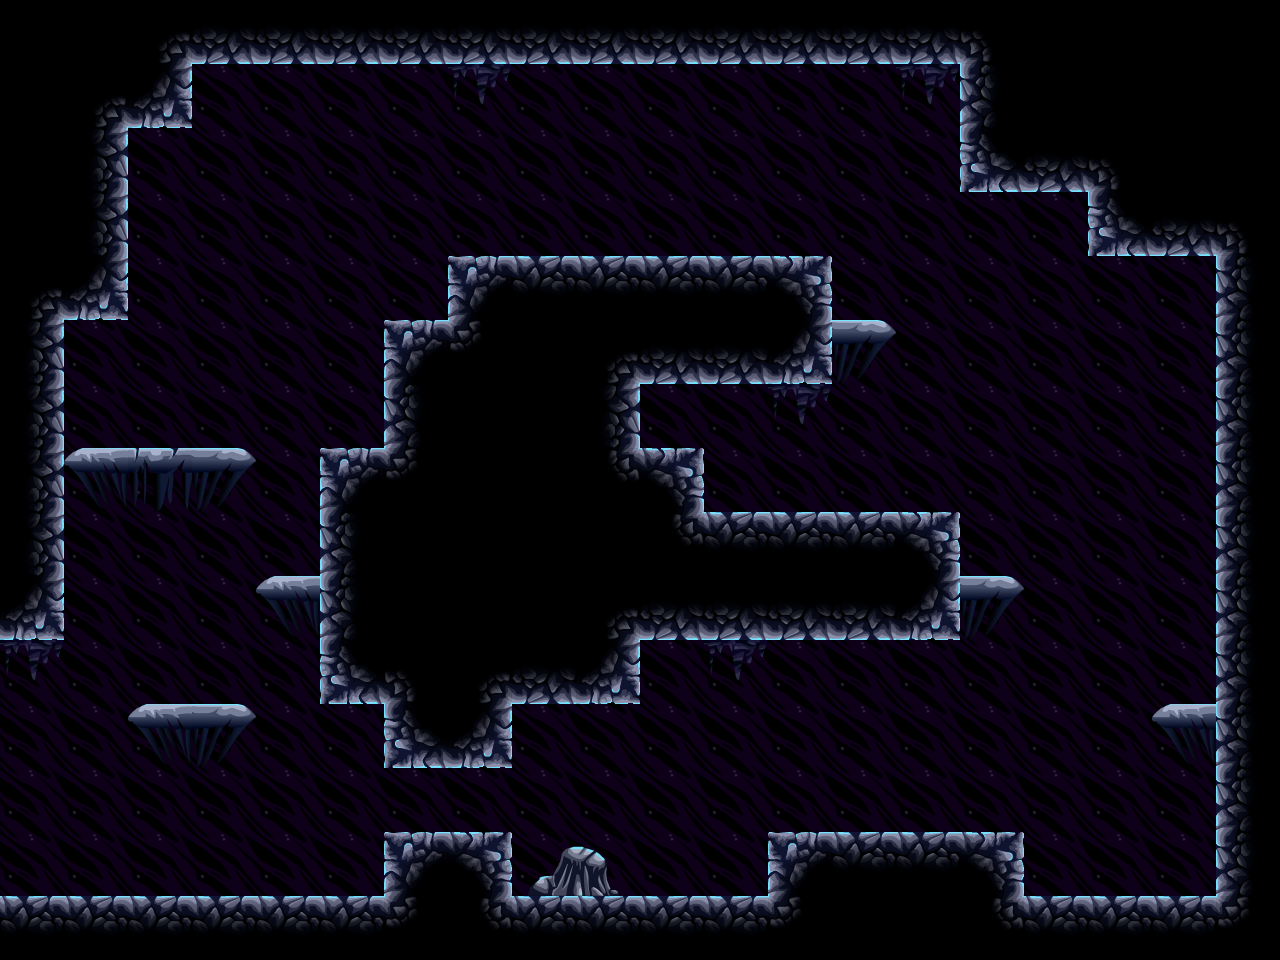

A 2D game scene composited from a Tiled map and its tileset images. What follows is a short description and the map's XML, with each tile layer's data collapsed to a summary:
An orthogonal 20x15 tile map with 64x64 px tiles, 3 tile layers (Background, bg2, Level) and 9 objects (7x spawner, door, crystal).

<map version="1.0" orientation="orthogonal" width="20" height="15" tilewidth="64" tileheight="64">
 <tileset firstgid="1" name="tiles" tilewidth="64" tileheight="64">
  <image source="../../images/tilesets/cave1.png" width="512" height="1024" />
  <terraintypes>
   <terrain name="crossable" tile="13" />
   <terrain name="crossable" tile="14" />
   <terrain name="crossable" tile="15" />
  </terraintypes>
 </tileset>
 <layer name="Background" width="20" height="15">
  <properties>
   <property name="nocollide" value="true" />
   <property name="tileset" value="tiles" />
  </properties>
  <data>[300 cells, 270 non-empty, 1 distinct tile ids]</data>
 </layer>
 <layer name="bg2" width="20" height="15">
  <properties>
   <property name="nocollide" value="true" />
   <property name="tileset" value="tiles" />
  </properties>
  <data>[300 cells, 7 non-empty, 3 distinct tile ids]</data>
 </layer>
 <layer name="Level" width="20" height="15">
  <properties>
   <property name="tileset" value="tiles" />
  </properties>
  <data>[300 cells, 113 non-empty, 15 distinct tile ids]</data>
 </layer>
 <objectgroup name="doors" width="20" height="15">
  <object name="door" type="door" gid="19" x="0" y="704">
   <properties>
    <property name="direction" value="left" />
   </properties>
  </object>
 </objectgroup>
 <objectgroup name="spawners" width="20" height="15">
  <object name="spawner" type="spawner" gid="35" x="960" y="320">
   <properties>
    <property name="enemy" value="f" />
   </properties>
  </object>
  <object name="spawner" type="spawner" gid="35" x="219" y="176">
   <properties>
    <property name="enemy" value="f" />
   </properties>
  </object>
  <object name="spawner" type="spawner" gid="35" x="589" y="257">
   <properties>
    <property name="enemy" value="w" />
   </properties>
  </object>
  <object name="spawner" type="spawner" gid="35" x="715" y="463">
   <properties>
    <property name="enemy" value="w" />
   </properties>
  </object>
  <object name="spawner" type="spawner" gid="35" x="191" y="391">
   <properties>
    <property name="enemy" value="w" />
   </properties>
  </object>
  <object name="spawner" type="spawner" gid="35" x="1071" y="649">
   <properties>
    <property name="enemy" value="w" />
   </properties>
  </object>
  <object name="spawner" type="spawner" gid="35" x="849" y="834">
   <properties>
    <property name="enemy" value="w" />
   </properties>
  </object>
 </objectgroup>
 <objectgroup name="crystals" width="20" height="15">
  <object name="crystal" type="crystal" gid="43" x="512" y="832" />
 </objectgroup>
</map>
